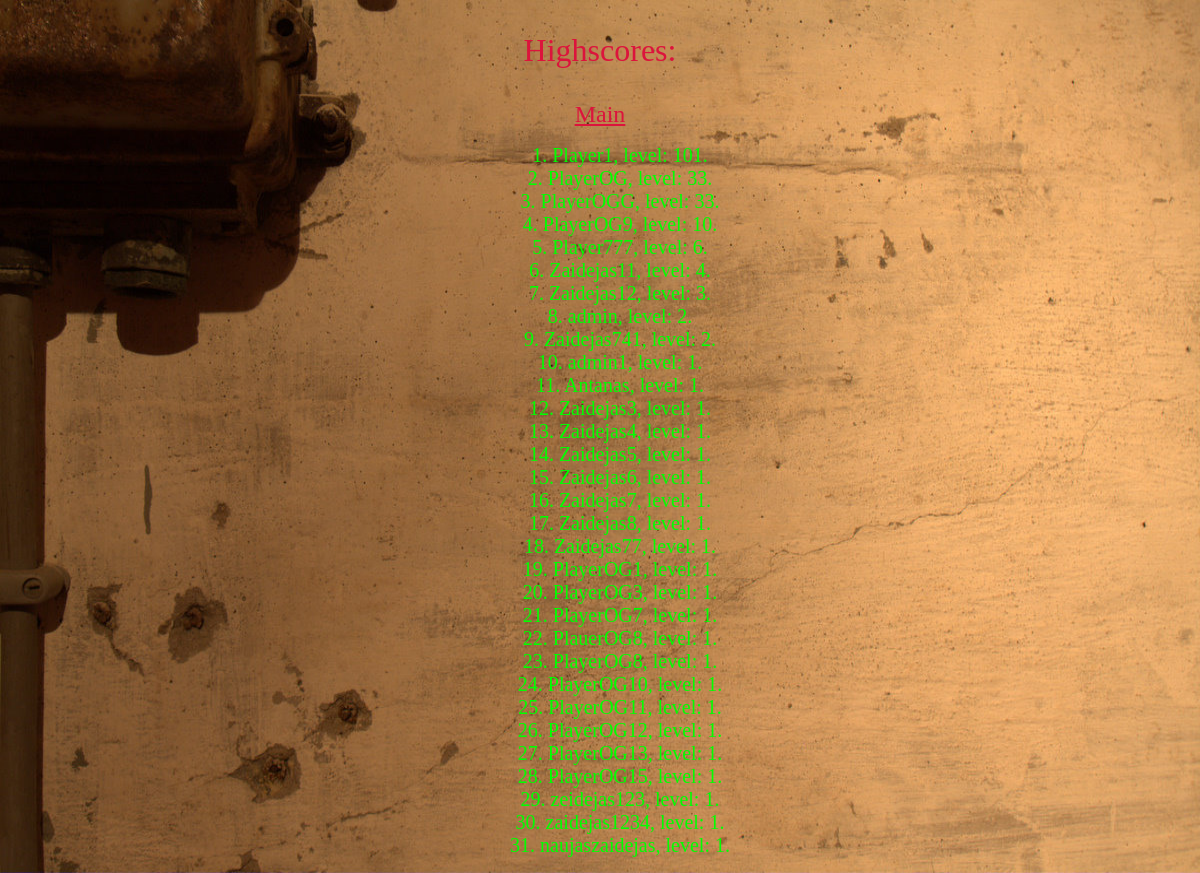
The app's page /bgame/highscores/ (signed in) with its own data.
### bgame/models.py (models this page shows, shortened)
class Player(models.Model):
    username = models.OneToOneField(User, on_delete=models.CASCADE)
    level = models.IntegerField('Level', default=1)
    health = models.IntegerField('Health', default=10)
    strength = models.IntegerField('Stength', default=1)
    defense = models.IntegerField('Defense', default=1)
    experience = models.IntegerField('Experience', default=0)
    gold_pieces = models.IntegerField('GoldPieces', default=100)
    attribute_points = models.IntegerField('Attribute points', default=3)
    experience_threshold = models.FloatField('Experience Threshold', default=100)
    maximum_health = models.IntegerField('Current health', default=10)
    is_weapon_equiped = models.BooleanField('Weapon equiped', default=False)
    is_helmet_equiped = models.BooleanField('Helmet equiped', default=False)
    is_chest_armour_equiped = models.BooleanField('Armour equiped', default=False)
    is_leg_armour_equiped = models.BooleanField('Leg armour equiped', default=False)
    is_boots_equiped = models.BooleanField('Boots equiped', default=False)
    is_gloves_equiped = models.BooleanField('Gloves equiped', default=False)
    is_shield_equiped = models.BooleanField('Weapon equiped', default=False)
    is_ring_equiped = models.BooleanField('Ring equiped', default=False)
    is_pet_equiped = models.BooleanField('Pet equiped', default=False)

### bgame/views.py (the view)
# urls.py: path('highscores/', views.highscores, name='highscores'),
@login_required
def highscores(request):
    players = Player.objects.order_by('-level')
    return render(request, 'highscores.html', {'players': players})

### templates/highscores.html (shortened to what this page needs)
<!DOCTYPE html>
<html lang="en">
<head>
    {% load static %}
    <link rel="stylesheet" href="{% static 'css/styles.css' %}">
</head>
<body>
<img src="{% static 'images/other_images/inventory-background.jpg' %}" alt="" class="background-image">
<div class="content">
    <p class="crimson2">Highscores:</p>
    <a class="nav-link crimson1b5" href="{% url 'main' %}">Main</a>
<ul>
        {% for player in players %}
        <li class="main-text1p25">{{ forloop.counter }}. {{ player.username }}, level: {{ player.level }}.</li>
        {% endfor %}
    </ul>
</div>
</body>
</html>

### bgame/static/css/styles.css (style rules this page uses)
body { margin: 0; padding: 0; }
.background-image { position: fixed; top: 0; left: 0; width: 100%; height: 100%; z-index: -3; }
.content { position: relative; z-index: 1; width: 100%; max-width: 850px; margin: 0 auto; top: 0; text-align: center; }
.main-text1p25 { font-size: 1.25em; color: #00FF00; }
ul { list-style: none; }
.crimson1b5 { font-size: 1.5em; color: #DC143C; }
.crimson2 { font-size: 2em; color: #DC143C; }

### records on screen
Player: username "Player1", level "101"
Player: username "PlayerOG", level "33"
Player: username "PlayerOGG", level "33"
Player: username "PlayerOG9", level "10"
Player: username "Player777", level "6"
Player: username "Zaidejas11", level "4"
Player: username "Zaidejas12", level "3"
Player: username "admin", level "2"
Player: username "Zaidejas741", level "2"
Player: username "admin1", level "1"
Player: username "Antanas", level "1"
Player: username "Zaidejas3", level "1"
Player: username "Zaidejas4", level "1"
Player: username "Zaidejas5", level "1"
Player: username "Zaidejas6", level "1"
Player: username "Zaidejas7", level "1"
Player: username "Zaidejas8", level "1"
Player: username "Zaidejas77", level "1"
Player: username "PlayerOG1", level "1"
Player: username "PlayerOG3", level "1"
Player: username "PlayerOG7", level "1"
Player: username "PlauerOG8", level "1"
Player: username "PlayerOG8", level "1"
Player: username "PlayerOG10", level "1"
Player: username "PlayerOG11", level "1"
Player: username "PlayerOG12", level "1"
Player: username "PlayerOG13", level "1"
Player: username "PlayerOG15", level "1"
Player: username "zeidejas123", level "1"
Player: username "zaidejas1234", level "1"
Player: username "naujaszaidejas", level "1"
